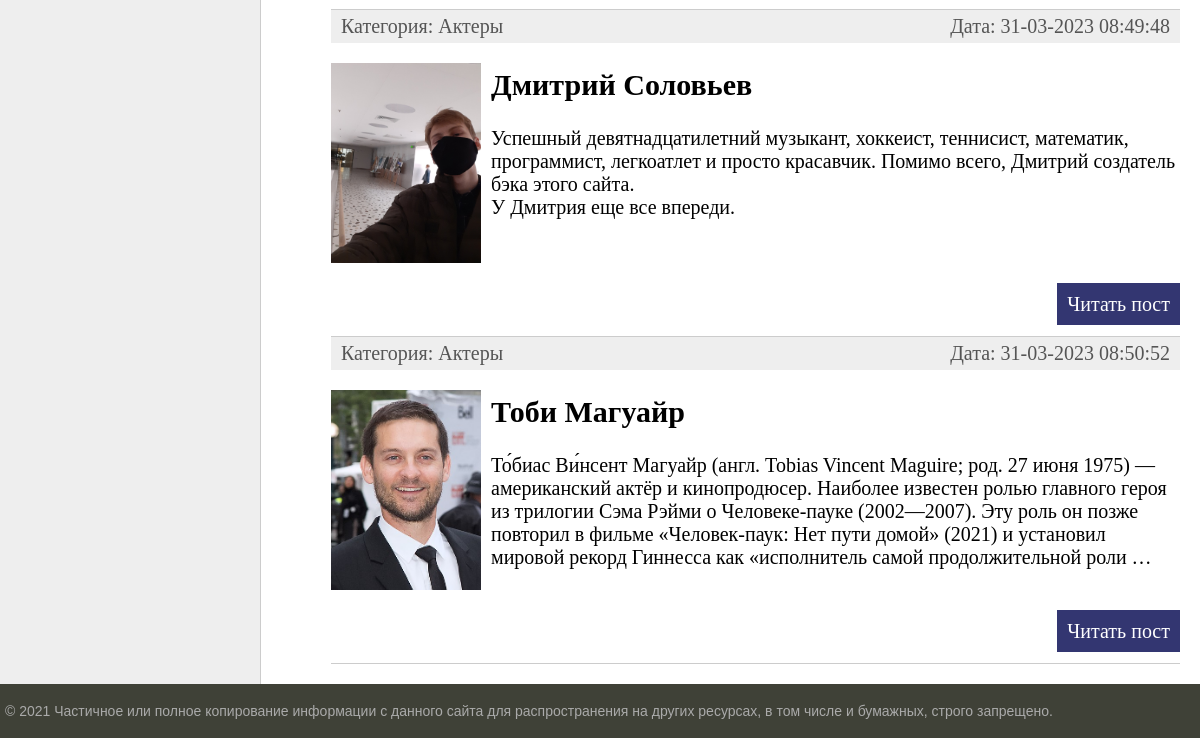
The app's page / (lower part), older data.
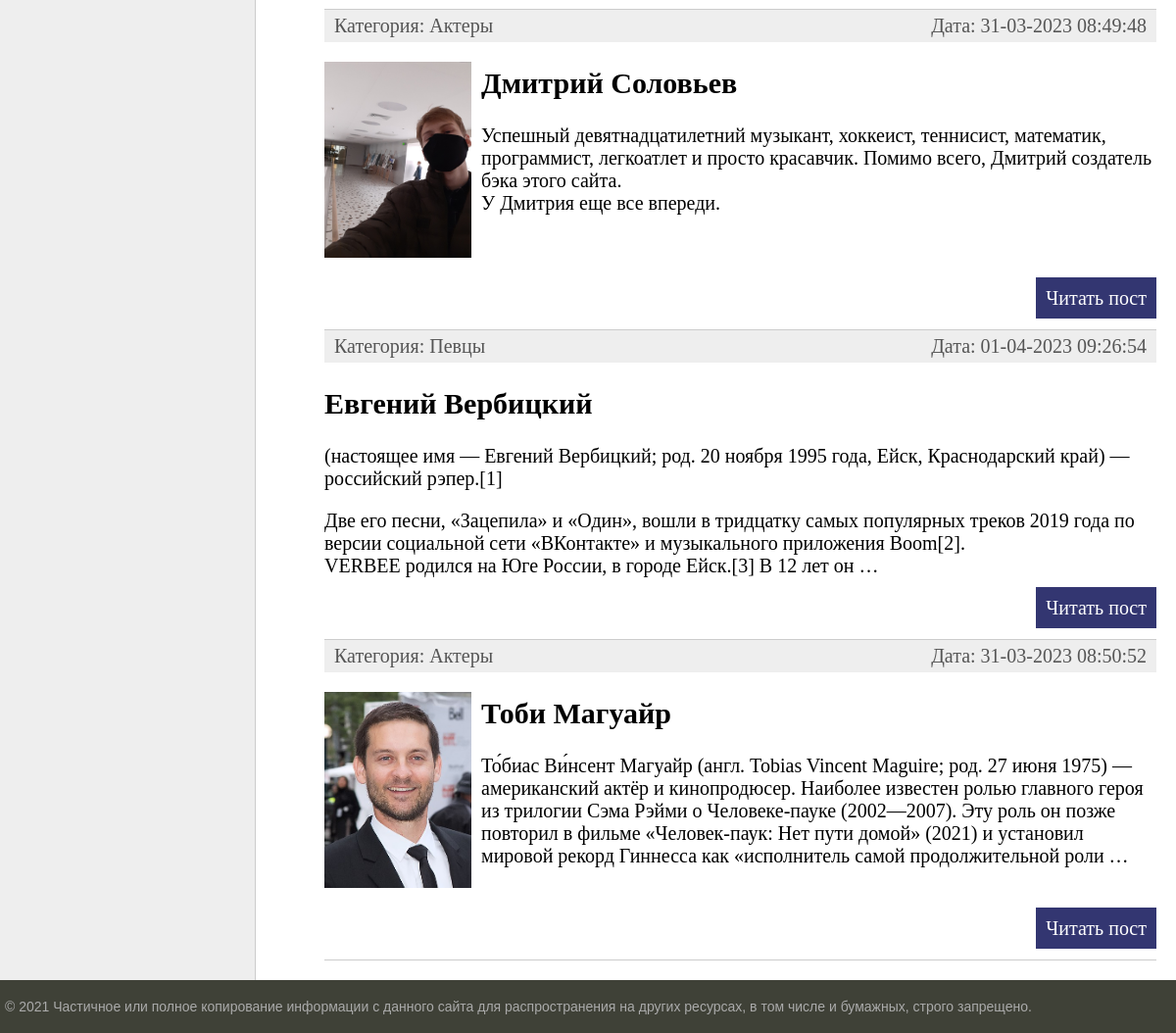
The same page, newer data.
### firstapp/models.py (models this page shows, shortened)
class men(models.Model):
    title = models.CharField(max_length=200, verbose_name='ФИО')
    slug = models.SlugField(max_length=100, unique=True, db_index=True, verbose_name='URL')
    content = models.TextField(blank=True, verbose_name='Биография')
    photo = models.ImageField(blank=True, upload_to='photos/%Y/%m/%d/', verbose_name='Фото')
    time_create = models.DateTimeField(auto_now_add=True, verbose_name='Время создания')
    time_update = models.DateTimeField(auto_now=True, verbose_name='Время обновления')
    is_published = models.BooleanField(default=True, verbose_name='Публикация')
    cat = models.ForeignKey('Category', on_delete=models.PROTECT, null=True, verbose_name='Категории')
    def get_absolute_url(self):
        return reverse('post', kwargs={'post_slug': self.slug})
    class Meta:
        verbose_name = verbose_name_plural = 'Известные мужчины'
        ordering = ['title', 'time_create']

class Category(models.Model):
    name = models.CharField(max_length=100, db_index=True, verbose_name='Наименование категории')
    slug = models.SlugField(max_length=100, unique=True, db_index=True, verbose_name='URL')
    def __str__(self):
        return self.name
    def get_absolute_url(self):
        return reverse('category', kwargs={'cat_slug': self.slug})
    class Meta:
        verbose_name = 'Категория'
        verbose_name_plural = 'Категории'
        ordering = ['name']

### firstapp/views.py (the view)
# urls.py: path('',  MenHome.as_view(), name='root'),
class MenHome(ListView):
    model = men
    template_name = 'firstapp/index.html'
    context_object_name = 'posts'
    def get_context_data(self, *, object_list=None, **kwargs):
        context = super().get_context_data(**kwargs)
        context['menu'] = menu
        context['title'] = 'Главная страница'
        context['cat_selected'] = 0
        return context
    def get_queryset(self):
        return men.objects.filter(is_published=True)

### firstapp/templatetags/men_tags.py (called while the page is built)
@register.inclusion_tag('firstapp/list_category.html')
def show_categories(sort=None, cat_selected=0):
    if not sort:
        cats = Category.objects.all()
    else:
        cats = Category.objects.order_by(sort)
    return {'cats': cats, 'cat_selected': cat_selected}

### firstapp/templates/firstapp/index.html (shortened to what this page needs)
{% extends 'firstapp/base.html' %}
{% block content %}
<ul class="list-articles">
	{% for p in posts %}
			<li><div class="article-panel">
				<p class="first">Категория: {{ p.cat }}</p>
				<p class="last">Дата: {{ p.time_update|date:"d-m-Y H:i:s" }}</p>
			</div>
				{% if p.photo %}
					<p><img class="img-article-left thumb" src="{{p.photo.url}}"></p>
				{% endif %}
				<h2>{{p.title}}</h2>
	{% autoescape on %}
	{{p.content|linebreaks|truncatewords:50}}
	{% endautoescape %}
			<p class="link-read-post"><a href="{{ p.get_absolute_url }}">Читать пост</a></p>
			</li>
	{% endfor %}
</ul>
{% endblock %}

Row changes from the older to the newer data that the page shows:
added men: cat "Певцы", time_update "01-04-2023 09:26:54", title "Евгений Вербицкий", content "(настоящее имя — Евгений Вербицкий; род. 20 ноября 1995 годa, Ейск, Краснодарский край) — российский рэпер.[1] Две его песни, «Зацепила» и «Один», вошли в тридцатку самых популярных треков 2019 года по версии социальной сети «ВКонтакте» и музыкального приложения Boom[2]. VERBEE родился на Юге России, в городе Ейск.[3] В 12 лет он …"
